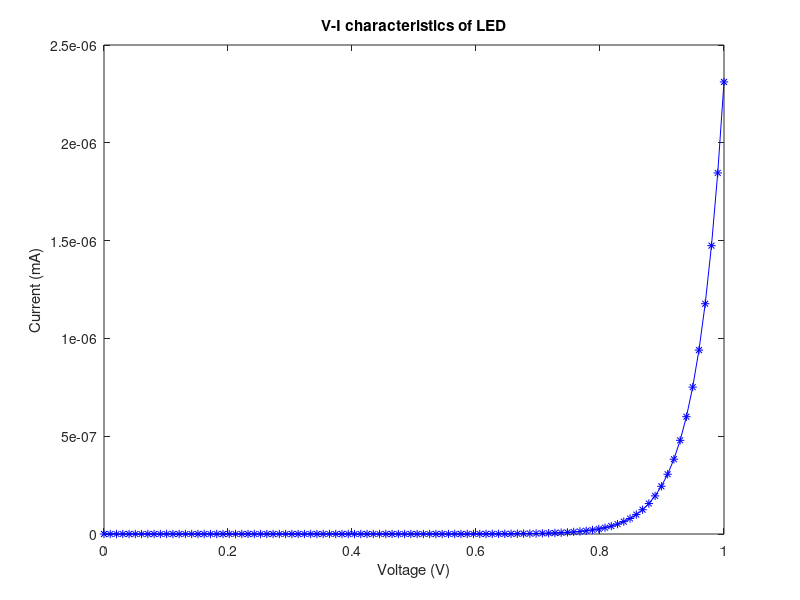
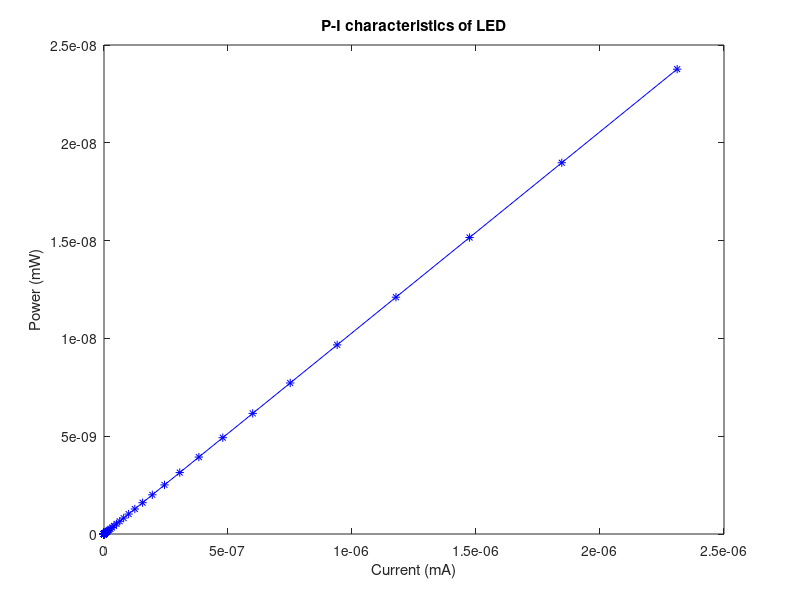

Source code (MATLAB) for these figures, in order:
% LED Characteristics

T= 25+273; % temperature in Kelvin
q=1.602E-19; % electron charge
k=1.38E-23; % Boltzmann constant
h = 6.6256E-34; %Planck constant
n=1.75; %ideality factor
%write the code for V-I LED
is=4.97E-19; %saturation current
v=linspace(0,1); % diode forward voltage
iL=is*(exp((q*v)/(n*k*T))-1);

figure
plot(v,iL*1e3,'b-*')

title('V-I characteristics of LED');
ylabel('Current (mA)');
xlabel('Voltage (V)');
eta_int = 0.77; %internal quantum efficiency
eta_ext = 0.0141; %external quantum efficiency 
c=3e8;%speed of light
lambda = 1310e-9; %LED wavelength
%write the code for I-P LED
Pe = eta_int*eta_ext*(h*c.*iL)/(q*lambda);

figure
plot(iL*1e3,Pe*1e3,'b-*')

title('P-I characteristics of LED');
xlabel('Current (mA)');
ylabel('Power (mW)');
